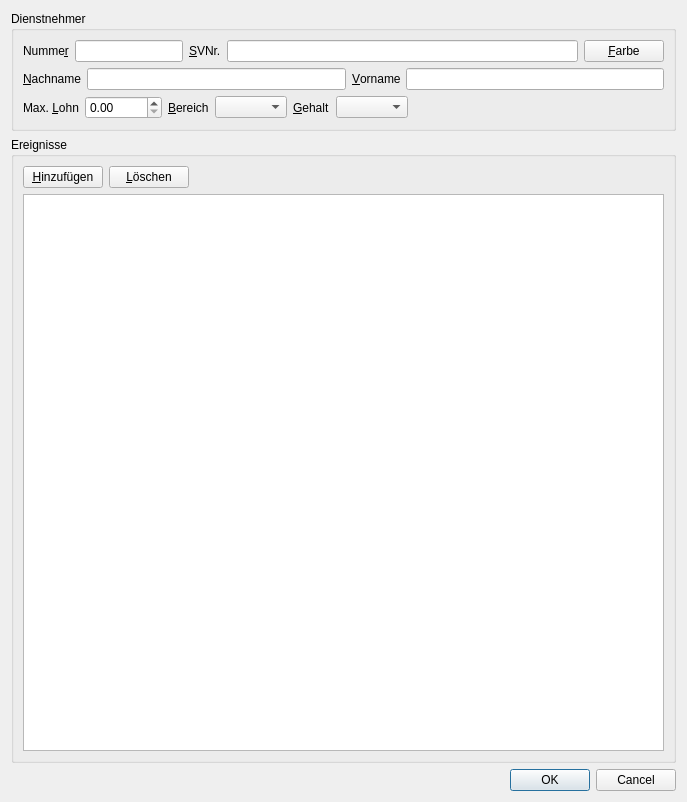
<?xml version="1.0" encoding="UTF-8"?>
<ui version="4.0">
 <class>DienstnehmerDetailForm</class>
 <widget class="QDialog" name="DienstnehmerDetailForm">
  <property name="geometry">
   <rect>
    <x>0</x>
    <y>0</y>
    <width>687</width>
    <height>802</height>
   </rect>
  </property>
  <property name="windowTitle">
   <string>Dienstehmer Details</string>
  </property>
  <layout class="QGridLayout" name="gridLayout">
   <item row="0" column="0">
    <widget class="QGroupBox" name="groupBox_dienstnehmer">
     <property name="title">
      <string>Dienstnehmer</string>
     </property>
     <layout class="QGridLayout" name="gridLayout_2">
      <item row="0" column="0">
       <layout class="QVBoxLayout" name="verticalLayout_2">
        <item>
         <layout class="QHBoxLayout" name="horizontalLayout_5">
          <item>
           <widget class="QLabel" name="label_3">
            <property name="text">
             <string>Numme&amp;r</string>
            </property>
            <property name="buddy">
             <cstring>lineEdit_nummer</cstring>
            </property>
           </widget>
          </item>
          <item>
           <widget class="QLineEdit" name="lineEdit_nummer">
            <property name="sizePolicy">
             <sizepolicy hsizetype="MinimumExpanding" vsizetype="Fixed">
              <horstretch>0</horstretch>
              <verstretch>0</verstretch>
             </sizepolicy>
            </property>
           </widget>
          </item>
          <item>
           <widget class="QLabel" name="label_4">
            <property name="text">
             <string>&amp;SVNr.</string>
            </property>
            <property name="buddy">
             <cstring>lineEdit_svnr</cstring>
            </property>
           </widget>
          </item>
          <item>
           <widget class="QLineEdit" name="lineEdit_svnr">
            <property name="sizePolicy">
             <sizepolicy hsizetype="Expanding" vsizetype="Fixed">
              <horstretch>2</horstretch>
              <verstretch>0</verstretch>
             </sizepolicy>
            </property>
           </widget>
          </item>
          <item>
           <widget class="QPushButton" name="pushButton_color">
            <property name="text">
             <string>&amp;Farbe</string>
            </property>
           </widget>
          </item>
         </layout>
        </item>
        <item>
         <layout class="QHBoxLayout" name="horizontalLayout_4">
          <item>
           <widget class="QLabel" name="label">
            <property name="text">
             <string>&amp;Nachname</string>
            </property>
            <property name="buddy">
             <cstring>lineEdit_nachname</cstring>
            </property>
           </widget>
          </item>
          <item>
           <widget class="QLineEdit" name="lineEdit_nachname">
            <property name="sizePolicy">
             <sizepolicy hsizetype="Expanding" vsizetype="Fixed">
              <horstretch>2</horstretch>
              <verstretch>0</verstretch>
             </sizepolicy>
            </property>
           </widget>
          </item>
          <item>
           <widget class="QLabel" name="label_2">
            <property name="text">
             <string>&amp;Vorname</string>
            </property>
            <property name="buddy">
             <cstring>lineEdit_vorname</cstring>
            </property>
           </widget>
          </item>
          <item>
           <widget class="QLineEdit" name="lineEdit_vorname">
            <property name="sizePolicy">
             <sizepolicy hsizetype="Expanding" vsizetype="Fixed">
              <horstretch>2</horstretch>
              <verstretch>0</verstretch>
             </sizepolicy>
            </property>
           </widget>
          </item>
         </layout>
        </item>
        <item>
         <layout class="QHBoxLayout" name="horizontalLayout_8">
          <item>
           <widget class="QLabel" name="label_5">
            <property name="text">
             <string>Max. &amp;Lohn</string>
            </property>
            <property name="buddy">
             <cstring>doubleSpinBox_maxLohn</cstring>
            </property>
           </widget>
          </item>
          <item>
           <widget class="QDoubleSpinBox" name="doubleSpinBox_maxLohn">
            <property name="maximum">
             <double>99999.990000000005239</double>
            </property>
           </widget>
          </item>
          <item>
           <widget class="QLabel" name="label_6">
            <property name="text">
             <string>&amp;Bereich</string>
            </property>
            <property name="buddy">
             <cstring>comboBox_bereich</cstring>
            </property>
           </widget>
          </item>
          <item>
           <widget class="QComboBox" name="comboBox_bereich"/>
          </item>
          <item>
           <widget class="QLabel" name="label_7">
            <property name="text">
             <string>&amp;Gehalt</string>
            </property>
            <property name="buddy">
             <cstring>comboBox_gehalt</cstring>
            </property>
           </widget>
          </item>
          <item>
           <widget class="QComboBox" name="comboBox_gehalt"/>
          </item>
          <item>
           <spacer name="horizontalSpacer">
            <property name="orientation">
             <enum>Qt::Horizontal</enum>
            </property>
            <property name="sizeHint" stdset="0">
             <size>
              <width>40</width>
              <height>20</height>
             </size>
            </property>
           </spacer>
          </item>
         </layout>
        </item>
       </layout>
      </item>
     </layout>
    </widget>
   </item>
   <item row="2" column="0">
    <widget class="QGroupBox" name="groupBox_2">
     <property name="title">
      <string>Ereignisse</string>
     </property>
     <layout class="QVBoxLayout" name="verticalLayout">
      <item>
       <layout class="QHBoxLayout" name="horizontalLayout">
        <item>
         <widget class="QPushButton" name="pushButton_newEreignis">
          <property name="text">
           <string>&amp;Hinzufügen</string>
          </property>
         </widget>
        </item>
        <item>
         <widget class="QPushButton" name="pushButton_deleteEreignis">
          <property name="text">
           <string>&amp;Löschen</string>
          </property>
         </widget>
        </item>
        <item>
         <spacer name="horizontalSpacer_2">
          <property name="orientation">
           <enum>Qt::Horizontal</enum>
          </property>
          <property name="sizeHint" stdset="0">
           <size>
            <width>40</width>
            <height>20</height>
           </size>
          </property>
         </spacer>
        </item>
       </layout>
      </item>
      <item>
       <widget class="QTableView" name="tableView_ereignisse"/>
      </item>
     </layout>
    </widget>
   </item>
   <item row="4" column="0">
    <layout class="QHBoxLayout" name="horizontalLayout_2">
     <item>
      <widget class="QDialogButtonBox" name="buttonBox">
       <property name="orientation">
        <enum>Qt::Horizontal</enum>
       </property>
       <property name="standardButtons">
        <set>QDialogButtonBox::Cancel|QDialogButtonBox::Ok</set>
       </property>
      </widget>
     </item>
    </layout>
   </item>
  </layout>
 </widget>
 <tabstops>
  <tabstop>lineEdit_nummer</tabstop>
  <tabstop>lineEdit_svnr</tabstop>
  <tabstop>pushButton_color</tabstop>
  <tabstop>lineEdit_nachname</tabstop>
  <tabstop>lineEdit_vorname</tabstop>
  <tabstop>doubleSpinBox_maxLohn</tabstop>
  <tabstop>comboBox_bereich</tabstop>
  <tabstop>comboBox_gehalt</tabstop>
  <tabstop>pushButton_newEreignis</tabstop>
  <tabstop>pushButton_deleteEreignis</tabstop>
  <tabstop>buttonBox</tabstop>
  <tabstop>tableView_ereignisse</tabstop>
 </tabstops>
 <resources>
  <include location="../../lagerManager.qrc"/>
 </resources>
 <connections>
  <connection>
   <sender>buttonBox</sender>
   <signal>accepted()</signal>
   <receiver>DienstnehmerDetailForm</receiver>
   <slot>accept()</slot>
   <hints>
    <hint type="sourcelabel">
     <x>248</x>
     <y>254</y>
    </hint>
    <hint type="destinationlabel">
     <x>157</x>
     <y>274</y>
    </hint>
   </hints>
  </connection>
  <connection>
   <sender>buttonBox</sender>
   <signal>rejected()</signal>
   <receiver>DienstnehmerDetailForm</receiver>
   <slot>reject()</slot>
   <hints>
    <hint type="sourcelabel">
     <x>316</x>
     <y>260</y>
    </hint>
    <hint type="destinationlabel">
     <x>286</x>
     <y>274</y>
    </hint>
   </hints>
  </connection>
 </connections>
</ui>
